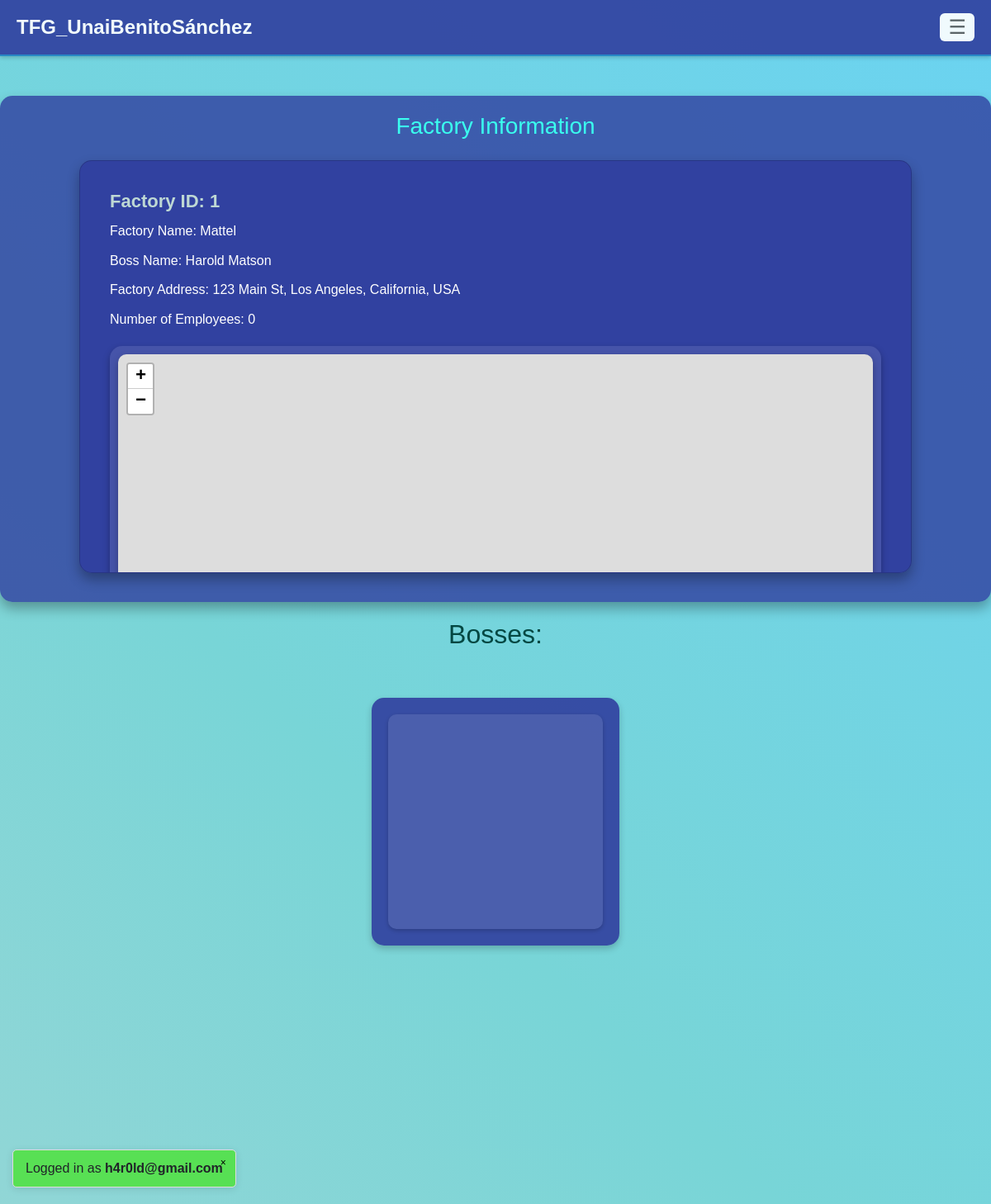
/view/factory.php (signed in), run on an earlier commit of the app's database.
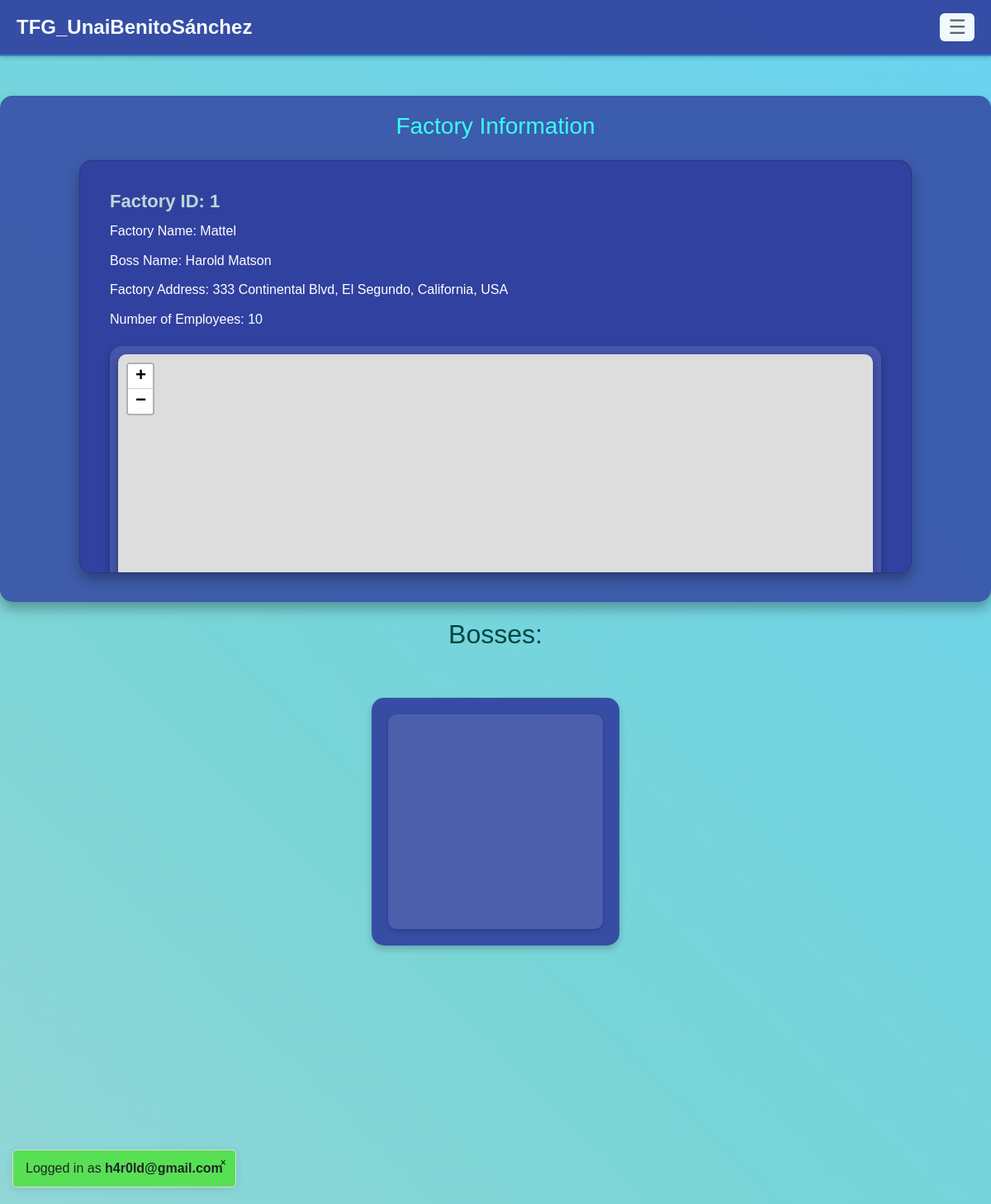
And on a later commit of the database.
### tables this page shows
CREATE TABLE IF NOT EXISTS `factory` (
  `id_factory` INT NOT NULL AUTO_INCREMENT,
  `name` VARCHAR(255) NOT NULL,
  `street_address` VARCHAR(255) NOT NULL,
  `city` VARCHAR(255) NOT NULL,
  `state` VARCHAR(255) NOT NULL,
  `country` VARCHAR(255) NOT NULL,
  PRIMARY KEY (`id_factory`)
);

### view/factory.php (the view, shortened to what this page needs)
<?php
include '../db_connect.php';
$sql1 = "SELECT boss_id_boss_factory FROM factory_boss
        WHERE factory_id_factory IN (
            SELECT id_factory FROM factory
            INNER JOIN factory_boss ON factory.id_factory = factory_boss.factory_id_factory
            INNER JOIN boss ON factory_boss.boss_id_boss_factory = boss.id_boss_factory
            WHERE boss.email = :userEmail
        )";
?>
<!DOCTYPE html>
<html lang="en">
<head>
    <?php include '../controller/head.php'; ?>
    <link rel="stylesheet" href="https://unpkg.com/leaflet/dist/leaflet.css" />
    <link rel="stylesheet" href="../css/three.css">
    <link rel="stylesheet" href="../css/factory.css">
    <link rel="stylesheet" href="../css/session.css">
</head>
<body>
    <?php include './navbar.php'; ?>
    <?php
    if (isset($_SESSION['user_email'])) {
        $userEmail = $_SESSION['user_email'];
        try {
            $sql = "SELECT factory.id_factory, factory.name AS factory_name,
                    CONCAT(factory.street_address, ', ', factory.city, ', ', factory.state, ', ', factory.country) AS factory_address,
                    COUNT(factory_employee.employee_id_employee) AS employee_count,
                    boss.name AS boss_name
                FROM factory
                INNER JOIN factory_boss ON factory.id_factory = factory_boss.factory_id_factory
                INNER JOIN boss ON factory_boss.boss_id_boss_factory = boss.id_boss_factory
                LEFT JOIN factory_employee ON factory.id_factory = factory_employee.factory_id_factory
                WHERE boss.email = :userEmail
                GROUP BY factory.id_factory, boss.name";
            $stmt = $conn->prepare($sql);
            $stmt->bindParam(':userEmail', $userEmail);
            $stmt->execute();
            if ($stmt->rowCount() > 0) {
    ?>
                <div class="container mt-5">
                    <h2>Factory Information</h2>
                    <?php
                    while ($row = $stmt->fetch(PDO::FETCH_ASSOC)) {
                        $factoryAddress = $row['factory_address'];
                    ?>
                        <div class="card mt-4">
                            <div class="card-body">
                                <h5 class="card-title">Factory ID: <?php echo $row['id_factory']; ?></h5>
                                <div id="factoryContent">
                                    <p class="card-text">Factory Name: <span id="factoryName"><?php echo $row['factory_name']; ?></span></p>
                                    <p class="card-text">Boss Name: <?php echo $row['boss_name']; ?></p>
                                    <p class="card-text">Factory Address: <span id="factoryAddress"><?php echo $factoryAddress; ?></span></p>
                                    <p class="card-text">Number of Employees: <?php echo $row['employee_count']; ?></p>
                                </div>
                                <div class="map-container">
                                    <div id="map"></div>
                                </div>
                            </div>
                        </div>
                    <?php
                    }
                    ?>
                </div>
                <center>
                    <h2 style="color:rgb(2, 71, 66); margin-top: 20px">Bosses:</h2>
                </center>
                <div class="mt-5 boss-container">
                    <?php
                    $stmt1 = $conn->prepare($sql1);
                    $stmt1->bindParam(':userEmail', $_SESSION['user_email']);
                    $stmt1->execute();
                    while ($bossRow = $stmt1->fetch(PDO::FETCH_ASSOC)) {
                        echo '<div class="wrapper">';
                        echo '<canvas class="c" id="c_' . $bossRow['boss_id_boss_factory'] . '"></canvas>';
                        echo '</div>';
                    }
                    ?>
                </div>
        <?php
            } else {
                echo "No factory information found for the current boss.";
            }
        } catch (PDOException $e) {
            echo "Error: " . $e->getMessage();
        }
        ?>
    <?php
    } else {
        echo "User not logged in.";
    }
    ?>
    <?php include './session.php'; ?>
</body>
</html>

What changed in the data, as far as the page shows it:
changed factory "Mattel": factoryAddress "123 Main St, Los Angeles, California, USA" → "333 Continental Blvd, El Segundo, California, USA"; employee_count "0" → "10"
